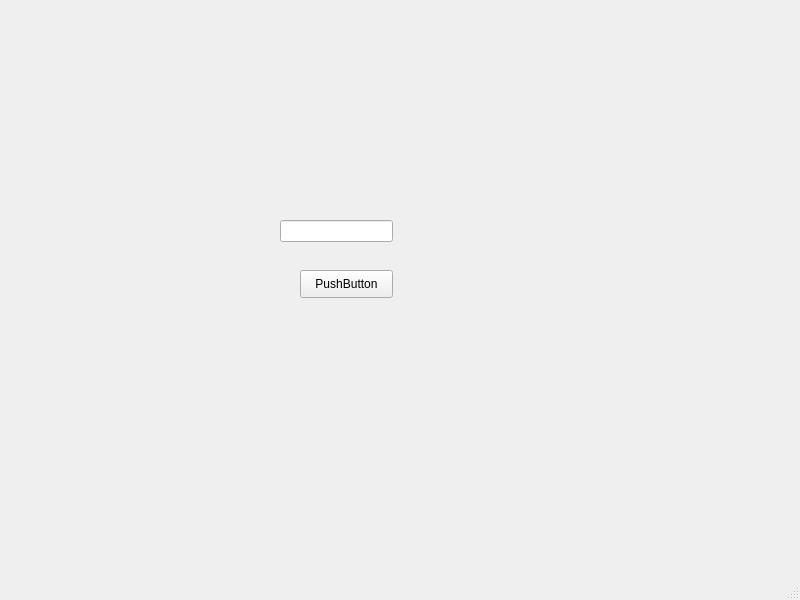
<?xml version="1.0" encoding="UTF-8"?>
<ui version="4.0">
 <class>ventana2</class>
 <widget class="QMainWindow" name="ventana2">
  <property name="geometry">
   <rect>
    <x>0</x>
    <y>0</y>
    <width>800</width>
    <height>600</height>
   </rect>
  </property>
  <property name="windowTitle">
   <string>MainWindow</string>
  </property>
  <widget class="QWidget" name="centralwidget">
   <widget class="QPushButton" name="pushButton">
    <property name="geometry">
     <rect>
      <x>300</x>
      <y>270</y>
      <width>93</width>
      <height>28</height>
     </rect>
    </property>
    <property name="text">
     <string>PushButton</string>
    </property>
   </widget>
   <widget class="QLineEdit" name="lineEdit">
    <property name="geometry">
     <rect>
      <x>280</x>
      <y>220</y>
      <width>113</width>
      <height>22</height>
     </rect>
    </property>
   </widget>
  </widget>
  <widget class="QMenuBar" name="menubar">
   <property name="geometry">
    <rect>
     <x>0</x>
     <y>0</y>
     <width>800</width>
     <height>26</height>
    </rect>
   </property>
  </widget>
  <widget class="QStatusBar" name="statusbar"/>
 </widget>
 <resources/>
 <connections/>
</ui>
